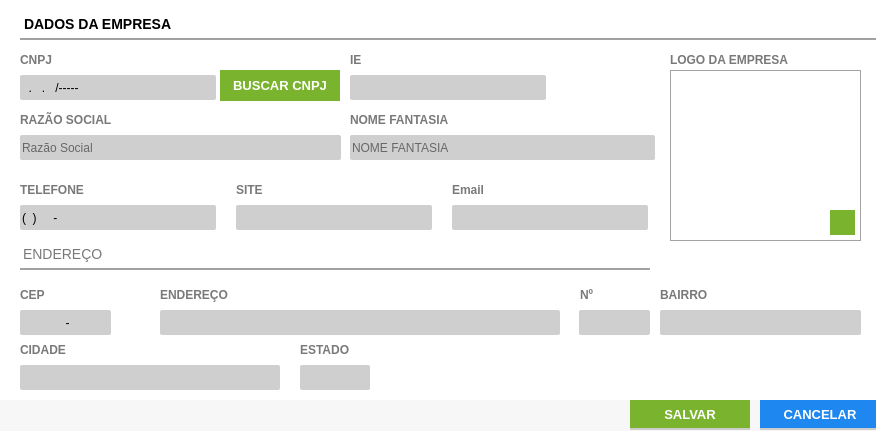
<?xml version="1.0" encoding="UTF-8"?>
<ui version="4.0">
 <class>ct_empresa</class>
 <widget class="QFrame" name="ct_empresa">
  <property name="geometry">
   <rect>
    <x>0</x>
    <y>0</y>
    <width>876</width>
    <height>431</height>
   </rect>
  </property>
  <property name="windowTitle">
   <string>Cadastro de Empresas</string>
  </property>
  <property name="styleSheet">
   <string notr="true">background: #FFF;
border: none</string>
  </property>
  <widget class="QFrame" name="fr_empresa">
   <property name="geometry">
    <rect>
     <x>0</x>
     <y>0</y>
     <width>1000</width>
     <height>500</height>
    </rect>
   </property>
   <property name="frameShape">
    <enum>QFrame::StyledPanel</enum>
   </property>
   <property name="frameShadow">
    <enum>QFrame::Raised</enum>
   </property>
   <widget class="QLabel" name="lb_FormFornecedor_21">
    <property name="geometry">
     <rect>
      <x>670</x>
      <y>50</y>
      <width>150</width>
      <height>20</height>
     </rect>
    </property>
    <property name="styleSheet">
     <string notr="true">QLabel{
font-size: 12px;
font-family: &quot;Arial Unicode MS&quot;;
font-weight: bold;
color: #797979
}</string>
    </property>
    <property name="text">
     <string>LOGO DA EMPRESA</string>
    </property>
   </widget>
   <widget class="QLineEdit" name="tx_TelefoneEmpresa">
    <property name="geometry">
     <rect>
      <x>20</x>
      <y>205</y>
      <width>196</width>
      <height>25</height>
     </rect>
    </property>
    <property name="focusPolicy">
     <enum>Qt::WheelFocus</enum>
    </property>
    <property name="styleSheet">
     <string notr="true">QLineEdit{
background: #CFCFCF;
border-radius: 2px;
color: #000;
font: 13px &quot;Arial&quot; 
}
QLineEdit:Focus {
border: 1px solid red;
}</string>
    </property>
    <property name="inputMask">
     <string>(00) 0000-0000</string>
    </property>
    <property name="text">
     <string>() -</string>
    </property>
    <property name="placeholderText">
     <string/>
    </property>
   </widget>
   <widget class="QLabel" name="lb_FormFornecedor_27">
    <property name="geometry">
     <rect>
      <x>580</x>
      <y>285</y>
      <width>50</width>
      <height>20</height>
     </rect>
    </property>
    <property name="styleSheet">
     <string notr="true">QLabel{
font-size: 12px;
font-family: &quot;Arial Unicode MS&quot;;
font-weight: bold;
color: #797979
}</string>
    </property>
    <property name="text">
     <string>Nº</string>
    </property>
   </widget>
   <widget class="QLineEdit" name="tx_RazaoSocial">
    <property name="geometry">
     <rect>
      <x>20</x>
      <y>135</y>
      <width>321</width>
      <height>25</height>
     </rect>
    </property>
    <property name="focusPolicy">
     <enum>Qt::WheelFocus</enum>
    </property>
    <property name="styleSheet">
     <string notr="true">QLineEdit{
background: #CFCFCF;
border-radius: 2px;
color: #000;
font: 13px &quot;Arial&quot; ;
text-transform: uppercase;
}
QLineEdit:Focus {
border: 1px solid red;
}</string>
    </property>
    <property name="placeholderText">
     <string>Razão Social</string>
    </property>
   </widget>
   <widget class="QLabel" name="lb_FormFornecedor_28">
    <property name="geometry">
     <rect>
      <x>20</x>
      <y>285</y>
      <width>50</width>
      <height>20</height>
     </rect>
    </property>
    <property name="styleSheet">
     <string notr="true">QLabel{
font-size: 12px;
font-family: &quot;Arial Unicode MS&quot;;
font-weight: bold;
color: #797979
}</string>
    </property>
    <property name="text">
     <string>CEP</string>
    </property>
   </widget>
   <widget class="QLabel" name="lb_FormFornecedor_20">
    <property name="geometry">
     <rect>
      <x>660</x>
      <y>285</y>
      <width>120</width>
      <height>20</height>
     </rect>
    </property>
    <property name="styleSheet">
     <string notr="true">QLabel{
font-size: 12px;
font-family: &quot;Arial Unicode MS&quot;;
font-weight: bold;
color: #797979
}</string>
    </property>
    <property name="text">
     <string>BAIRRO</string>
    </property>
   </widget>
   <widget class="QLabel" name="lb_FormFornecedor_17">
    <property name="geometry">
     <rect>
      <x>350</x>
      <y>110</y>
      <width>150</width>
      <height>20</height>
     </rect>
    </property>
    <property name="styleSheet">
     <string notr="true">QLabel{
font-size: 12px;
font-family: &quot;Arial Unicode MS&quot;;
font-weight: bold;
color: #797979
}</string>
    </property>
    <property name="text">
     <string>NOME FANTASIA</string>
    </property>
   </widget>
   <widget class="QLineEdit" name="tx_IE">
    <property name="geometry">
     <rect>
      <x>350</x>
      <y>75</y>
      <width>196</width>
      <height>25</height>
     </rect>
    </property>
    <property name="focusPolicy">
     <enum>Qt::WheelFocus</enum>
    </property>
    <property name="styleSheet">
     <string notr="true">QLineEdit{
background: #CFCFCF;
border-radius: 2px;
color: #000;
font: 13px &quot;Arial&quot; 
}
QLineEdit:Focus {
border: 1px solid red;
}</string>
    </property>
    <property name="placeholderText">
     <string/>
    </property>
   </widget>
   <widget class="QLabel" name="lb_FormFornecedor_26">
    <property name="geometry">
     <rect>
      <x>20</x>
      <y>340</y>
      <width>120</width>
      <height>20</height>
     </rect>
    </property>
    <property name="styleSheet">
     <string notr="true">QLabel{
font-size: 12px;
font-family: &quot;Arial Unicode MS&quot;;
font-weight: bold;
color: #797979
}</string>
    </property>
    <property name="text">
     <string>CIDADE</string>
    </property>
   </widget>
   <widget class="QLineEdit" name="tx_SiteEmpresa">
    <property name="geometry">
     <rect>
      <x>236</x>
      <y>205</y>
      <width>196</width>
      <height>25</height>
     </rect>
    </property>
    <property name="focusPolicy">
     <enum>Qt::WheelFocus</enum>
    </property>
    <property name="styleSheet">
     <string notr="true">QLineEdit{
background: #CFCFCF;
border-radius: 2px;
color: #000;
font: 13px &quot;Arial&quot; 
}
QLineEdit:Focus {
border: 1px solid red;
}</string>
    </property>
    <property name="placeholderText">
     <string/>
    </property>
   </widget>
   <widget class="QLabel" name="lb_FormFornecedor_30">
    <property name="geometry">
     <rect>
      <x>236</x>
      <y>180</y>
      <width>190</width>
      <height>20</height>
     </rect>
    </property>
    <property name="styleSheet">
     <string notr="true">QLabel{
font-size: 12px;
font-family: &quot;Arial Unicode MS&quot;;
font-weight: bold;
color: #797979
}</string>
    </property>
    <property name="text">
     <string>SITE</string>
    </property>
   </widget>
   <widget class="QLabel" name="lb_FormFornecedor_16">
    <property name="geometry">
     <rect>
      <x>300</x>
      <y>340</y>
      <width>70</width>
      <height>20</height>
     </rect>
    </property>
    <property name="styleSheet">
     <string notr="true">QLabel{
font-size: 12px;
font-family: &quot;Arial Unicode MS&quot;;
font-weight: bold;
color: #797979
}</string>
    </property>
    <property name="text">
     <string>ESTADO</string>
    </property>
   </widget>
   <widget class="QLabel" name="lb_FormFornecedor_6">
    <property name="geometry">
     <rect>
      <x>350</x>
      <y>50</y>
      <width>190</width>
      <height>20</height>
     </rect>
    </property>
    <property name="styleSheet">
     <string notr="true">QLabel{
font-size: 12px;
font-family: &quot;Arial Unicode MS&quot;;
font-weight: bold;
color: #797979
}</string>
    </property>
    <property name="text">
     <string>IE</string>
    </property>
   </widget>
   <widget class="QLineEdit" name="tx_BairroEmpresa">
    <property name="geometry">
     <rect>
      <x>660</x>
      <y>310</y>
      <width>201</width>
      <height>25</height>
     </rect>
    </property>
    <property name="focusPolicy">
     <enum>Qt::WheelFocus</enum>
    </property>
    <property name="styleSheet">
     <string notr="true">QLineEdit{
background: #CFCFCF;
border-radius: 2px;
color: #000;
font: 13px &quot;Arial&quot; ;
text-transform: uppercase
}
QLineEdit:Focus {
border: 1px solid red;
}</string>
    </property>
    <property name="inputMask">
     <string/>
    </property>
    <property name="alignment">
     <set>Qt::AlignLeading|Qt::AlignLeft|Qt::AlignVCenter</set>
    </property>
    <property name="placeholderText">
     <string/>
    </property>
   </widget>
   <widget class="QLineEdit" name="tx_EstadoEmpresa">
    <property name="geometry">
     <rect>
      <x>300</x>
      <y>365</y>
      <width>70</width>
      <height>25</height>
     </rect>
    </property>
    <property name="focusPolicy">
     <enum>Qt::WheelFocus</enum>
    </property>
    <property name="styleSheet">
     <string notr="true">QLineEdit{
background: #CFCFCF;
border-radius: 2px;
color: #000;
font: 13px &quot;Arial&quot; ;
text-transform: uppercase
}
QLineEdit:Focus {
border: 1px solid red;
}</string>
    </property>
    <property name="inputMask">
     <string/>
    </property>
    <property name="alignment">
     <set>Qt::AlignLeading|Qt::AlignLeft|Qt::AlignVCenter</set>
    </property>
    <property name="placeholderText">
     <string/>
    </property>
   </widget>
   <widget class="QLineEdit" name="tx_Cnpj">
    <property name="geometry">
     <rect>
      <x>20</x>
      <y>75</y>
      <width>196</width>
      <height>25</height>
     </rect>
    </property>
    <property name="focusPolicy">
     <enum>Qt::WheelFocus</enum>
    </property>
    <property name="styleSheet">
     <string notr="true">QLineEdit{
background: #CFCFCF;
border-radius: 2px;
color: #000;
font: 13px &quot;Arial&quot; 
}
QLineEdit:Focus {
border: 1px solid red;
}</string>
    </property>
    <property name="inputMask">
     <string>##.###.###/####-##</string>
    </property>
    <property name="text">
     <string>../----</string>
    </property>
    <property name="placeholderText">
     <string/>
    </property>
   </widget>
   <widget class="QLineEdit" name="tx_NumEmpresa">
    <property name="geometry">
     <rect>
      <x>579</x>
      <y>310</y>
      <width>71</width>
      <height>25</height>
     </rect>
    </property>
    <property name="focusPolicy">
     <enum>Qt::WheelFocus</enum>
    </property>
    <property name="styleSheet">
     <string notr="true">QLineEdit{
background: #CFCFCF;
border-radius: 2px;
color: #000;
font: 13px &quot;Arial&quot; ;
text-transform: uppercase
}
QLineEdit:Focus {
border: 1px solid red;
}</string>
    </property>
    <property name="inputMask">
     <string/>
    </property>
    <property name="alignment">
     <set>Qt::AlignLeading|Qt::AlignLeft|Qt::AlignVCenter</set>
    </property>
    <property name="placeholderText">
     <string/>
    </property>
   </widget>
   <widget class="QLabel" name="lb_FormFornecedor">
    <property name="geometry">
     <rect>
      <x>20</x>
      <y>10</y>
      <width>950</width>
      <height>30</height>
     </rect>
    </property>
    <property name="styleSheet">
     <string notr="true">QLabel{
font-size: 14px;
font-family: &quot;Arial&quot;;
font-weight: bold;

border-bottom: 2px solid #A2A2A2
}</string>
    </property>
    <property name="text">
     <string>DADOS DA EMPRESA</string>
    </property>
   </widget>
   <widget class="QLabel" name="lb_FormFornecedor_25">
    <property name="geometry">
     <rect>
      <x>452</x>
      <y>180</y>
      <width>190</width>
      <height>20</height>
     </rect>
    </property>
    <property name="styleSheet">
     <string notr="true">QLabel{
font-size: 12px;
font-family: &quot;Arial Unicode MS&quot;;
font-weight: bold;
color: #797979
}</string>
    </property>
    <property name="text">
     <string>Email</string>
    </property>
   </widget>
   <widget class="QLabel" name="lb_FormFornecedor_22">
    <property name="geometry">
     <rect>
      <x>20</x>
      <y>110</y>
      <width>150</width>
      <height>20</height>
     </rect>
    </property>
    <property name="styleSheet">
     <string notr="true">QLabel{
font-size: 12px;
font-family: &quot;Arial Unicode MS&quot;;
font-weight: bold;
color: #797979
}</string>
    </property>
    <property name="text">
     <string>RAZÃO SOCIAL</string>
    </property>
   </widget>
   <widget class="QLineEdit" name="tx_CidadeEmpresa">
    <property name="geometry">
     <rect>
      <x>20</x>
      <y>365</y>
      <width>260</width>
      <height>25</height>
     </rect>
    </property>
    <property name="focusPolicy">
     <enum>Qt::WheelFocus</enum>
    </property>
    <property name="styleSheet">
     <string notr="true">QLineEdit{
background: #CFCFCF;
border-radius: 2px;
color: #000;
font: 13px &quot;Arial&quot; ;
text-transform: uppercase
}
QLineEdit:Focus {
border: 1px solid red;
}</string>
    </property>
    <property name="inputMask">
     <string/>
    </property>
    <property name="alignment">
     <set>Qt::AlignLeading|Qt::AlignLeft|Qt::AlignVCenter</set>
    </property>
    <property name="placeholderText">
     <string/>
    </property>
   </widget>
   <widget class="QFrame" name="frame">
    <property name="geometry">
     <rect>
      <x>-120</x>
      <y>400</y>
      <width>1000</width>
      <height>40</height>
     </rect>
    </property>
    <property name="styleSheet">
     <string notr="true">border-bottom: 2px solid #CCC;
background: #F7F7F7</string>
    </property>
    <property name="frameShape">
     <enum>QFrame::StyledPanel</enum>
    </property>
    <property name="frameShadow">
     <enum>QFrame::Raised</enum>
    </property>
    <widget class="QPushButton" name="bt_SalvarDadosEmpresa">
     <property name="geometry">
      <rect>
       <x>750</x>
       <y>0</y>
       <width>120</width>
       <height>30</height>
      </rect>
     </property>
     <property name="font">
      <font>
       <family>Tahoma</family>
       <pointsize>10</pointsize>
       <weight>75</weight>
       <bold>true</bold>
      </font>
     </property>
     <property name="cursor">
      <cursorShape>PointingHandCursor</cursorShape>
     </property>
     <property name="focusPolicy">
      <enum>Qt::NoFocus</enum>
     </property>
     <property name="contextMenuPolicy">
      <enum>Qt::ActionsContextMenu</enum>
     </property>
     <property name="styleSheet">
      <string notr="true">QPushButton {
background-color: #7AB32E;
color: #FFF
 }
QPushButton:hover{
background-color: #40a286
}</string>
     </property>
     <property name="text">
      <string>SALVAR</string>
     </property>
     <property name="iconSize">
      <size>
       <width>75</width>
       <height>35</height>
      </size>
     </property>
    </widget>
    <widget class="QPushButton" name="bt_cancelar_2">
     <property name="geometry">
      <rect>
       <x>880</x>
       <y>0</y>
       <width>120</width>
       <height>30</height>
      </rect>
     </property>
     <property name="font">
      <font>
       <pointsize>10</pointsize>
       <weight>75</weight>
       <bold>true</bold>
      </font>
     </property>
     <property name="cursor">
      <cursorShape>PointingHandCursor</cursorShape>
     </property>
     <property name="focusPolicy">
      <enum>Qt::NoFocus</enum>
     </property>
     <property name="contextMenuPolicy">
      <enum>Qt::ActionsContextMenu</enum>
     </property>
     <property name="styleSheet">
      <string notr="true">QPushButton {
background-color: #1E87F0;
color: #FFF
 }
QPushButton:hover{
background-color: #40a286
}</string>
     </property>
     <property name="text">
      <string>CANCELAR</string>
     </property>
     <property name="iconSize">
      <size>
       <width>75</width>
       <height>35</height>
      </size>
     </property>
    </widget>
   </widget>
   <widget class="QLineEdit" name="tx_CepEmpresa">
    <property name="geometry">
     <rect>
      <x>20</x>
      <y>310</y>
      <width>91</width>
      <height>25</height>
     </rect>
    </property>
    <property name="focusPolicy">
     <enum>Qt::WheelFocus</enum>
    </property>
    <property name="styleSheet">
     <string notr="true">QLineEdit{
background: #CFCFCF;
border-radius: 2px;
color: #000;
font: 13px &quot;Arial&quot; ;
text-transform: uppercase
}
QLineEdit:Focus {
border: 1px solid red;
}</string>
    </property>
    <property name="inputMask">
     <string>99999-999</string>
    </property>
    <property name="alignment">
     <set>Qt::AlignCenter</set>
    </property>
    <property name="placeholderText">
     <string>123456789</string>
    </property>
   </widget>
   <widget class="QLabel" name="lb_FormFornecedor_29">
    <property name="geometry">
     <rect>
      <x>160</x>
      <y>285</y>
      <width>250</width>
      <height>20</height>
     </rect>
    </property>
    <property name="styleSheet">
     <string notr="true">QLabel{
font-size: 12px;
font-family: &quot;Arial Unicode MS&quot;;
font-weight: bold;
color: #797979
}</string>
    </property>
    <property name="text">
     <string>ENDEREÇO</string>
    </property>
   </widget>
   <widget class="QLabel" name="lb_FormFornecedor_9">
    <property name="geometry">
     <rect>
      <x>20</x>
      <y>180</y>
      <width>196</width>
      <height>20</height>
     </rect>
    </property>
    <property name="styleSheet">
     <string notr="true">QLabel{
font-size: 12px;
font-family: &quot;Arial Unicode MS&quot;;
font-weight: bold;
color: #797979
}</string>
    </property>
    <property name="text">
     <string>TELEFONE </string>
    </property>
   </widget>
   <widget class="QLineEdit" name="tx_Endereco">
    <property name="geometry">
     <rect>
      <x>160</x>
      <y>310</y>
      <width>400</width>
      <height>25</height>
     </rect>
    </property>
    <property name="focusPolicy">
     <enum>Qt::WheelFocus</enum>
    </property>
    <property name="styleSheet">
     <string notr="true">QLineEdit{
background: #CFCFCF;
border-radius: 2px;
color: #000;
font: 13px &quot;Arial&quot; ;
text-transform: uppercase
}
QLineEdit:Focus {
border: 1px solid red;
}</string>
    </property>
    <property name="inputMask">
     <string/>
    </property>
    <property name="alignment">
     <set>Qt::AlignLeading|Qt::AlignLeft|Qt::AlignVCenter</set>
    </property>
    <property name="placeholderText">
     <string/>
    </property>
   </widget>
   <widget class="QLineEdit" name="tx_EmailEmpresa">
    <property name="geometry">
     <rect>
      <x>452</x>
      <y>205</y>
      <width>196</width>
      <height>25</height>
     </rect>
    </property>
    <property name="focusPolicy">
     <enum>Qt::WheelFocus</enum>
    </property>
    <property name="styleSheet">
     <string notr="true">QLineEdit{
background: #CFCFCF;
border-radius: 2px;
color: #000;
font: 13px &quot;Arial&quot; 
}
QLineEdit:Focus {
border: 1px solid red;
}</string>
    </property>
    <property name="placeholderText">
     <string/>
    </property>
   </widget>
   <widget class="QLabel" name="lb_FormFornecedor_18">
    <property name="geometry">
     <rect>
      <x>20</x>
      <y>50</y>
      <width>190</width>
      <height>20</height>
     </rect>
    </property>
    <property name="styleSheet">
     <string notr="true">QLabel{
font-size: 12px;
font-family: &quot;Arial Unicode MS&quot;;
font-weight: bold;
color: #797979
}</string>
    </property>
    <property name="text">
     <string>CNPJ</string>
    </property>
   </widget>
   <widget class="QLabel" name="lb_LogoEmpresa">
    <property name="geometry">
     <rect>
      <x>670</x>
      <y>70</y>
      <width>191</width>
      <height>171</height>
     </rect>
    </property>
    <property name="styleSheet">
     <string notr="true">border: 1px solid #A2A2A2;
</string>
    </property>
    <property name="text">
     <string/>
    </property>
    <property name="alignment">
     <set>Qt::AlignCenter</set>
    </property>
   </widget>
   <widget class="QLabel" name="lb_FormFornecedor_31">
    <property name="geometry">
     <rect>
      <x>20</x>
      <y>240</y>
      <width>630</width>
      <height>30</height>
     </rect>
    </property>
    <property name="styleSheet">
     <string notr="true">QLabel{
font-size: 14px;
font-family: &quot;Arial&quot;;
font-weight: normal;

border-bottom: 2px solid #A2A2A2;
color: #797979
}</string>
    </property>
    <property name="text">
     <string>ENDEREÇO</string>
    </property>
   </widget>
   <widget class="QLineEdit" name="tx_NomeFantasia">
    <property name="geometry">
     <rect>
      <x>350</x>
      <y>135</y>
      <width>305</width>
      <height>25</height>
     </rect>
    </property>
    <property name="focusPolicy">
     <enum>Qt::WheelFocus</enum>
    </property>
    <property name="styleSheet">
     <string notr="true">QLineEdit{
background: #CFCFCF;
border-radius: 2px;
color: #000;
font: 13px &quot;Arial&quot; ;
text-transform: uppercase;
}
QLineEdit:Focus {
border: 1px solid red;
}</string>
    </property>
    <property name="placeholderText">
     <string>NOME FANTASIA</string>
    </property>
   </widget>
   <widget class="QPushButton" name="bt_AddLogo">
    <property name="geometry">
     <rect>
      <x>830</x>
      <y>210</y>
      <width>25</width>
      <height>25</height>
     </rect>
    </property>
    <property name="font">
     <font>
      <family>Arial</family>
      <pointsize>16</pointsize>
      <weight>75</weight>
      <bold>true</bold>
     </font>
    </property>
    <property name="toolTip">
     <string>&lt;html&gt;&lt;head/&gt;&lt;body&gt;&lt;p&gt;CADASTRAR IMGEM&lt;/p&gt;&lt;/body&gt;&lt;/html&gt;</string>
    </property>
    <property name="styleSheet">
     <string notr="true">QPushButton{
background: #7AB32E;
color: #FFF
}
QPushButton:hover{
background-color: #40a286
}</string>
    </property>
    <property name="text">
     <string/>
    </property>
   </widget>
   <widget class="QPushButton" name="bt_DelLogo">
    <property name="geometry">
     <rect>
      <x>830</x>
      <y>210</y>
      <width>25</width>
      <height>25</height>
     </rect>
    </property>
    <property name="font">
     <font>
      <family>Arial</family>
      <pointsize>16</pointsize>
      <weight>75</weight>
      <bold>true</bold>
     </font>
    </property>
    <property name="toolTip">
     <string>&lt;html&gt;&lt;head/&gt;&lt;body&gt;&lt;p&gt;Deletar Imagem&lt;/p&gt;&lt;/body&gt;&lt;/html&gt;</string>
    </property>
    <property name="styleSheet">
     <string notr="true">QPushButton{
background: #7AB32E;
color: #FFF
}
QPushButton:hover{
background-color: #40a286
}</string>
    </property>
    <property name="text">
     <string/>
    </property>
   </widget>
   <widget class="QPushButton" name="bt_busca_cep">
    <property name="geometry">
     <rect>
      <x>120</x>
      <y>310</y>
      <width>31</width>
      <height>21</height>
     </rect>
    </property>
    <property name="accessibleName">
     <string>BUSCA CEP</string>
    </property>
    <property name="text">
     <string/>
    </property>
    <property name="icon">
     <iconset>
      <normaloff>../../Imagens/search.png</normaloff>../../Imagens/search.png</iconset>
    </property>
   </widget>
   <widget class="QPushButton" name="bt_busca_cnpj">
    <property name="geometry">
     <rect>
      <x>220</x>
      <y>70</y>
      <width>120</width>
      <height>31</height>
     </rect>
    </property>
    <property name="font">
     <font>
      <family>Tahoma</family>
      <pointsize>10</pointsize>
      <weight>75</weight>
      <bold>true</bold>
     </font>
    </property>
    <property name="cursor">
     <cursorShape>PointingHandCursor</cursorShape>
    </property>
    <property name="focusPolicy">
     <enum>Qt::NoFocus</enum>
    </property>
    <property name="contextMenuPolicy">
     <enum>Qt::ActionsContextMenu</enum>
    </property>
    <property name="styleSheet">
     <string notr="true">QPushButton {
background-color: #7AB32E;
color: #FFF
 }
QPushButton:hover{
background-color: #40a286
}</string>
    </property>
    <property name="text">
     <string>BUSCAR CNPJ</string>
    </property>
    <property name="iconSize">
     <size>
      <width>75</width>
      <height>35</height>
     </size>
    </property>
   </widget>
   <zorder>lb_LogoEmpresa</zorder>
   <zorder>bt_DelLogo</zorder>
   <zorder>lb_FormFornecedor_21</zorder>
   <zorder>tx_TelefoneEmpresa</zorder>
   <zorder>lb_FormFornecedor_27</zorder>
   <zorder>tx_RazaoSocial</zorder>
   <zorder>lb_FormFornecedor_28</zorder>
   <zorder>lb_FormFornecedor_20</zorder>
   <zorder>lb_FormFornecedor_17</zorder>
   <zorder>tx_IE</zorder>
   <zorder>lb_FormFornecedor_26</zorder>
   <zorder>tx_SiteEmpresa</zorder>
   <zorder>lb_FormFornecedor_30</zorder>
   <zorder>lb_FormFornecedor_16</zorder>
   <zorder>lb_FormFornecedor_6</zorder>
   <zorder>tx_BairroEmpresa</zorder>
   <zorder>tx_EstadoEmpresa</zorder>
   <zorder>tx_Cnpj</zorder>
   <zorder>tx_NumEmpresa</zorder>
   <zorder>lb_FormFornecedor</zorder>
   <zorder>lb_FormFornecedor_25</zorder>
   <zorder>lb_FormFornecedor_22</zorder>
   <zorder>tx_CidadeEmpresa</zorder>
   <zorder>frame</zorder>
   <zorder>tx_CepEmpresa</zorder>
   <zorder>lb_FormFornecedor_29</zorder>
   <zorder>lb_FormFornecedor_9</zorder>
   <zorder>tx_Endereco</zorder>
   <zorder>tx_EmailEmpresa</zorder>
   <zorder>lb_FormFornecedor_18</zorder>
   <zorder>lb_FormFornecedor_31</zorder>
   <zorder>tx_NomeFantasia</zorder>
   <zorder>bt_AddLogo</zorder>
   <zorder>bt_busca_cep</zorder>
   <zorder>bt_busca_cnpj</zorder>
  </widget>
 </widget>
 <tabstops>
  <tabstop>tx_Cnpj</tabstop>
  <tabstop>tx_IE</tabstop>
  <tabstop>tx_RazaoSocial</tabstop>
  <tabstop>tx_NomeFantasia</tabstop>
  <tabstop>tx_TelefoneEmpresa</tabstop>
  <tabstop>tx_SiteEmpresa</tabstop>
  <tabstop>tx_EmailEmpresa</tabstop>
  <tabstop>tx_CepEmpresa</tabstop>
  <tabstop>bt_busca_cep</tabstop>
  <tabstop>tx_Endereco</tabstop>
  <tabstop>tx_NumEmpresa</tabstop>
  <tabstop>tx_BairroEmpresa</tabstop>
  <tabstop>tx_CidadeEmpresa</tabstop>
  <tabstop>tx_EstadoEmpresa</tabstop>
  <tabstop>bt_AddLogo</tabstop>
  <tabstop>bt_DelLogo</tabstop>
 </tabstops>
 <resources/>
 <connections/>
</ui>
